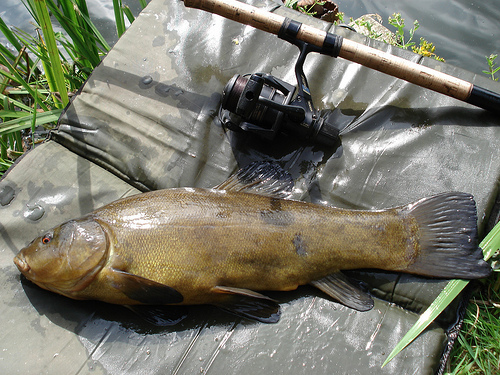
#> input picture A3/Q4/ILSVRC2012_val_00009111.jpeg, 500 x 375 px, found by its file name
$ jupyter execute code.ipynb
#> lines starting #> are read from the running program, lines starting #| are printed output that depends on the picture
# **DEPENDENCIES**

[cell 1]
import numpy as np
import matplotlib.pyplot as plt

import cv2

# **DATA**

### Sample images from ImageNet

[cell 2]
im1 = cv2.imread("C:\workspace-a\EE511-CV-IIT-Mandi\A3\Q4\ILSVRC2012_val_00009111.jpeg")
#> im1 is the input picture: shape (375, 500, 3); mean B, G, R 106.6, 121.1, 121.7
im2 = cv2.imread("C:\workspace-a\EE511-CV-IIT-Mandi\A3\Q4\OIP (4).jpeg")
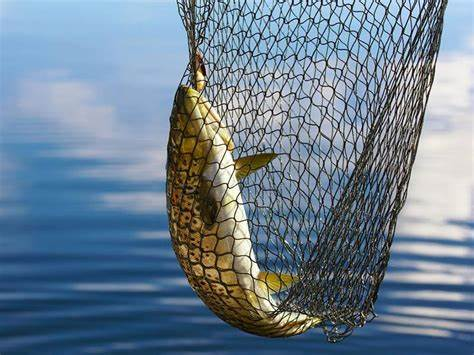
#> input picture A3/Q4/OIP (4).jpeg, 474 x 355 px, found by its file name
#> im2 is the input picture: shape (355, 474, 3); mean B, G, R 145.8, 128.6, 109.6
im3 = cv2.imread("C:\workspace-a\EE511-CV-IIT-Mandi\A3\Q4\OIP (5).jpeg")
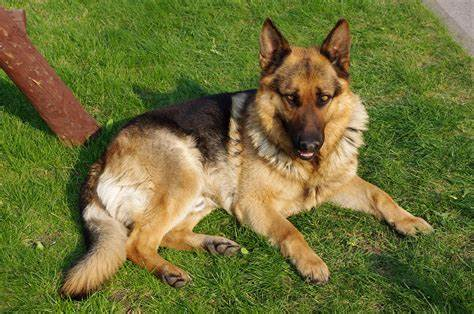
#> input picture A3/Q4/OIP (5).jpeg, 474 x 314 px, found by its file name
#> im3 is the input picture: shape (314, 474, 3); mean B, G, R 55.2, 112, 109.9

im1 = cv2.cvtColor(im1, cv2.COLOR_BGR2RGB)
im2 = cv2.cvtColor(im2, cv2.COLOR_BGR2RGB)
im3 = cv2.cvtColor(im3, cv2.COLOR_BGR2RGB)

im1 = cv2.resize(im1, (224, 224))
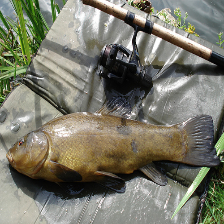
#> im1: shape (224, 224, 3); mean R, G, B 121.6, 120.9, 106.5
im2 = cv2.resize(im2, (224, 224))
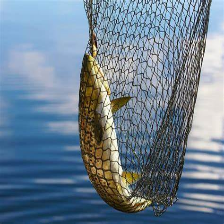
#> im2: shape (224, 224, 3); mean R, G, B 109.5, 128.5, 145.7
im3 = cv2.resize(im3, (224, 224))
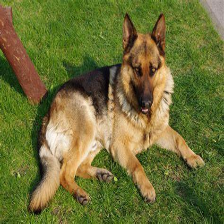
#> im3: shape (224, 224, 3); mean R, G, B 109.8, 111.8, 55.1

plt.figure(figsize=(20, 10))
plt.subplot(131)
plt.imshow(im1)
plt.title("Image 1")
plt.subplot(132)
plt.imshow(im2)
plt.title("Image 2")
plt.subplot(133)
plt.imshow(im3)
plt.title("Image 3")
plt.show()

# **KMeans**

[cell 3]
class KMeans:
    def __init__(self, n_clusters=3, max_iter=100):
        self.n_clusters = n_clusters
        self.max_iter = max_iter
        self.centroids = None
        self.labels = None

    def fit(self, X):
        # randomly initialize centroids
        idx = np.random.choice(len(X), self.n_clusters, replace=False)
        self.centroids = X[idx, :]
        # assign labels
        self.labels = self.assign_labels(X)
        # update centroids
        for i in range(self.max_iter):
            self.centroids = self.update_centroids(X)
            new_labels = self.assign_labels(X)
            # check if converged
            if np.all(self.labels == new_labels):
                break
            self.labels = new_labels

    def assign_labels(self, X):
        # calculate distance between each point and each centroid
        dist = np.sqrt(((X - self.centroids[:, np.newaxis]) ** 2).sum(axis=2))
        # assign labels
        return np.argmin(dist, axis=0)

    def update_centroids(self, X):
        # update centroids
        centroids = np.zeros((self.n_clusters, X.shape[1]))
        for i in range(self.n_clusters):
            centroids[i, :] = np.mean(X[self.labels == i, :], axis=0)
        return centroids

    def predict(self, X):
        return self.assign_labels(X)

    def fit_predict(self, X):
        self.fit(X)
        return self.labels

### **Segmentation**

[cell 4]
for img in (im1, im2, im3):
    X = img.reshape(-1, 3)
    kmeans = KMeans(n_clusters=3, max_iter=100)
    labels = kmeans.fit_predict(X)
    segmented_img = kmeans.centroids[labels].reshape(img.shape)
    plt.figure(figsize=(20, 10))
    plt.subplot(121)
    plt.imshow(img)
    plt.title("Original Image")
    plt.subplot(122)
    plt.imshow(segmented_img.astype(np.uint8))
    plt.title("Segmented Image")
    plt.show()
#> this loop made 3 passes
#> pass 1, `segmented_img = kmeans.centroids[labels].reshape(img.shape)`:
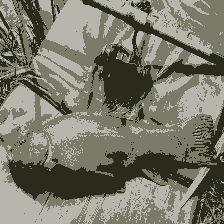
#> segmented_img: shape (224, 224, 3) float64; mean R, G, B 121.6, 120.9, 106.5
#> pass 1, `plt.show()`:
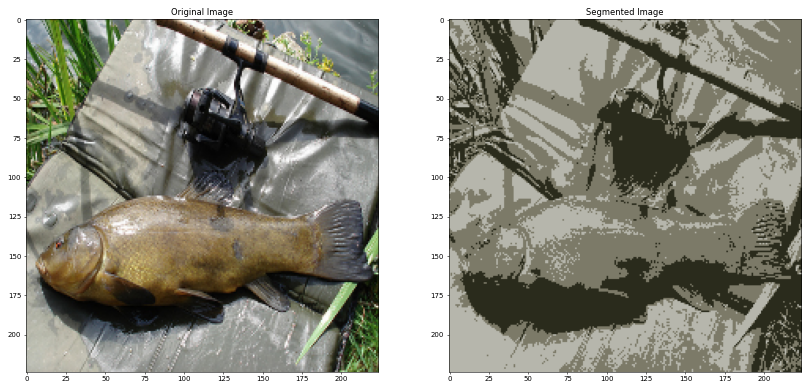
#> figure drawn by matplotlib, 2 panels
#> pass 2, `segmented_img = kmeans.centroids[labels].reshape(img.shape)`:
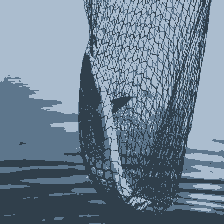
#> segmented_img: shape (224, 224, 3) float64; mean R, G, B 109.5, 128.5, 145.7
#> pass 2, `plt.show()`:
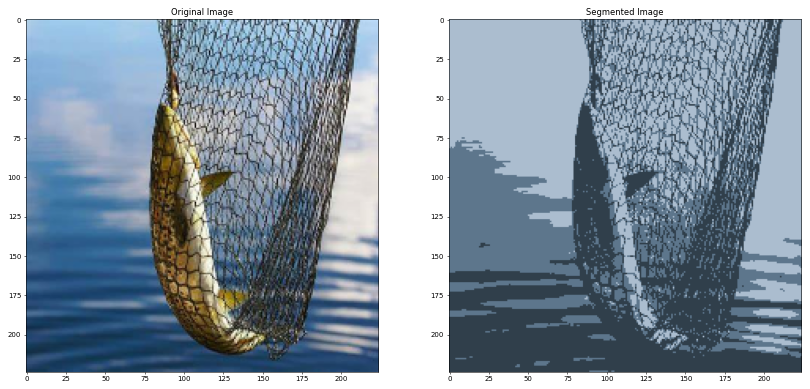
#> figure drawn by matplotlib, 2 panels
#> pass 3, `segmented_img = kmeans.centroids[labels].reshape(img.shape)`:
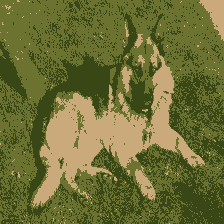
#> segmented_img: shape (224, 224, 3) float64; mean R, G, B 109.8, 111.8, 55.1

# **GMM**

[cell 5]
class GMM:
    def __init__(self, n_clusters=3, max_iter=100):
        self.n_clusters = n_clusters
        self.max_iter = max_iter
        self.means = None
        self.covs = None
        self.priors = None

    def fit(self, X):
        # randomly initialize centroids
        idx = np.random.choice(len(X), self.n_clusters, replace=False)
        self.means = X[idx, :]
        # initialize covariances
        self.covs = np.zeros((self.n_clusters, X.shape[1], X.shape[1]))
        for i in range(self.n_clusters):
            self.covs[i, :, :] = np.cov(X.T)
        # initialize priors
        self.priors = np.ones(self.n_clusters) / self.n_clusters
        # assign labels
        self.labels = self.assign_labels(X)
        # update centroids
        for i in range(self.max_iter):
            self.means, self.covs, self.priors = self.update_params(X)
            new_labels = self.assign_labels(X)
            # check if converged
            if np.all(self.labels == new_labels):
                break
            self.labels = new_labels

    def assign_labels(self, X):
        # calculate distance between each point and each centroid
        dist = np.sqrt(((X - self.means[:, np.newaxis]) ** 2).sum(axis=2))
        # assign labels
        return np.argmin(dist, axis=0)

    def update_params(self, X):
        # update means
        means = np.zeros((self.n_clusters, X.shape[1]))
        for i in range(self.n_clusters):
            means[i, :] = np.mean(X[self.labels == i, :], axis=0)
        # update covariances
        covs = np.zeros((self.n_clusters, X.shape[1], X.shape[1]))
        for i in range(self.n_clusters):
            covs[i, :, :] = np.cov(X[self.labels == i, :].T)
        # update priors
        priors = np.zeros(self.n_clusters)
        for i in range(self.n_clusters):
            priors[i] = np.sum(self.labels == i) / len(X)
        return means, covs, priors

    def predict(self, X):
        return self.assign_labels(X)

    def fit_predict(self, X):
        self.fit(X)
        return self.labels

### **Segmentation**

[cell 6]
for img in (im1, im2, im3):
    X = img.reshape(-1, 3)
    gmm = GMM(n_clusters=3, max_iter=100)
    labels = gmm.fit_predict(X)
    segmented_img = gmm.means[labels].reshape(img.shape)
    plt.figure(figsize=(20, 10))
    plt.subplot(121)
    plt.imshow(img)
    plt.title("Original Image")
    plt.subplot(122)
    plt.imshow(segmented_img.astype(np.uint8))
    plt.title("Segmented Image")
    plt.show()
#> this loop made 3 passes
